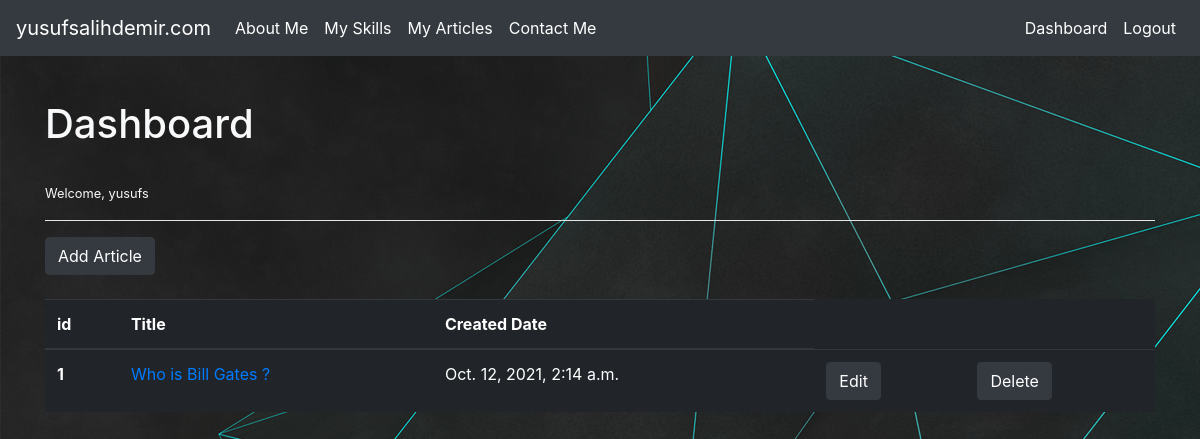
The page /dashboard/ (signed in) on the database its author committed.
### article/models.py (models this page shows, shortened)
class Article(models.Model):
    author = models.ForeignKey("auth.User", on_delete= models.CASCADE,verbose_name="Author")
    title = models.CharField(max_length= 50,verbose_name="Title")
    content = RichTextField()
    created_date = models.DateTimeField(auto_now_add= True,verbose_name="Creadet Date")
    article_image = models.FileField(blank=True,null=True,verbose_name="Add photo to your article")
    class Meta:
        ordering = ['-created_date']

### article/views.py (the view)
# urls.py: path('dashboard/',dashboard,name="dashboard"),
@staff_member_required()
def dashboard(request):
    articles = Article.objects.filter(author = request.user)
    context = {
        "articles" : articles
    }
    return render(request,"dashboard.html",context)

### article/templates/dashboard.html
{% extends "layout.html" %}
{% block body %}
<h1>Dashboard</h1><br>
<small>Welcome, {{request.user.username}}</small>
<hr style = "background-color: white">
<a href="/articles/add_article/" class = "btn btn-dark">Add Article</a>
<br><br>
{% if articles %}
<table class="table table-dark">
  <thead>
    <tr>
      <th scope="col">id</th>
      <th scope="col">Title</th>
      <th scope="col">Created Date</th>
    </tr>
  </thead>
  <tbody>
    {% for article in articles %}
        <tr>
            <th scope="row">{{article.id}}</th>
            <td><a href="{%url 'article:detail' article.id%}">{{article.title}}</a></td>
            <td>{{article.created_date}}</td>
            <td>
                <a href="{%url 'article:update_article' article.id %}" class = "btn btn-dark">Edit</a>
            </td>
            <td>
                <a href="{%url 'article:delete_article' article.id %}" class = "btn btn-dark">Delete</a>
            </td>
        </tr>
    {% endfor %}
  </tbody>
</table>
{% else %}
<div class="alert alert-warning" role="alert">
  There is no article !
</div>
{% endif %}
{% endblock body %}

### rows shown on the page
Article: id "1", title "Who is Bill Gates ?", created_date "Oct. 12, 2021, 2:14 a.m."

### other values the page prints
{{ request.user.username }} "yusufs"
